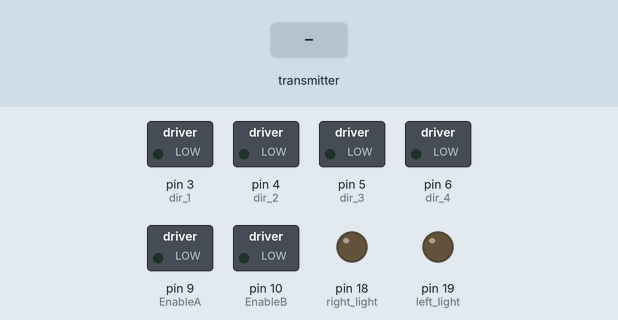
This sketch was run on a simulated Arduino Uno, built with avr-gcc and run on an emulated ATmega328P. Parts: switched loads named in the sketch (green lamp = pin HIGH), output pins drawn as LEDs (lit = HIGH). The test bench sets the inputs (shaded band). No radio packets arrive unless stated.

Above: at 1.2 s.
1.3 s: the transmitter starts sending left = 0
At 1.9 s:
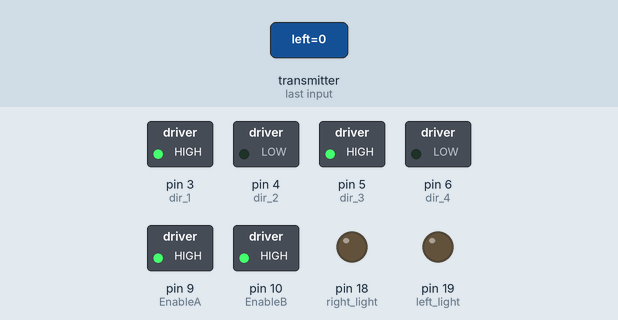
2.8 s: the transmitter starts sending right = 256
At 4.0 s:
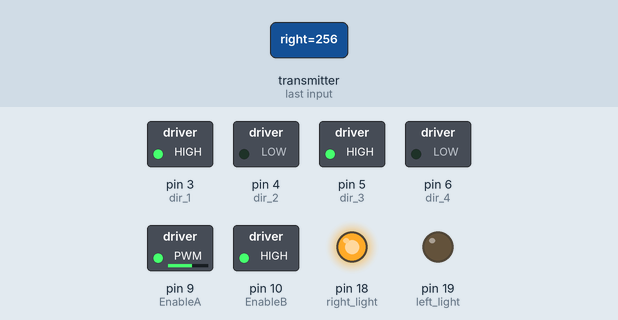
4.3 s: the transmitter starts sending left = 256
At 5.4 s:
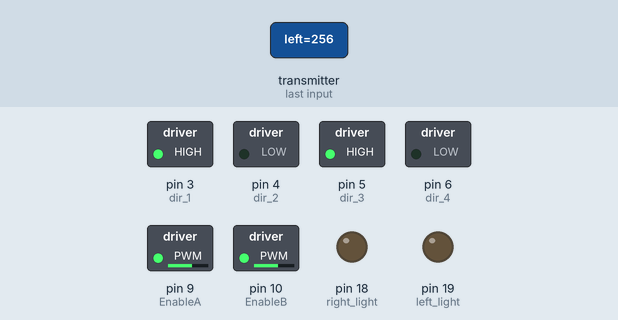
5.8 s: the transmitter starts sending right = 0
At 6.5 s:
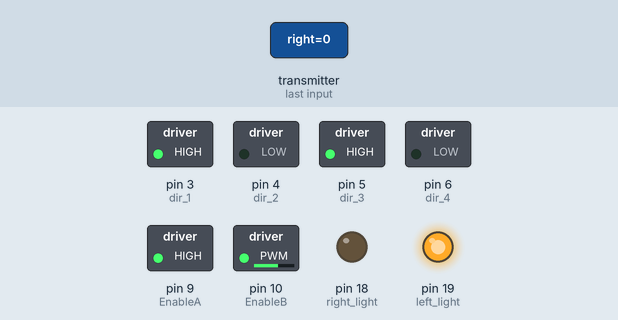
7.3 s: the transmitter starts sending left = 512
At 7.7 s:
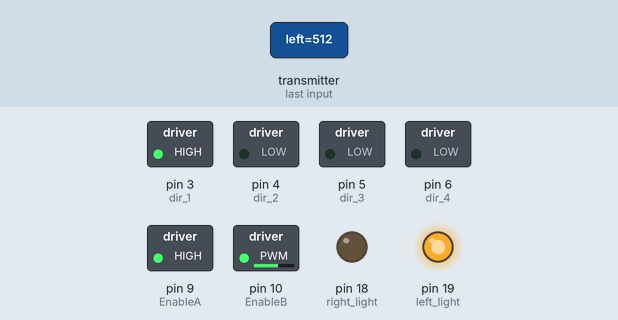
8.8 s: the transmitter starts sending right = 512
At 10.0 s:
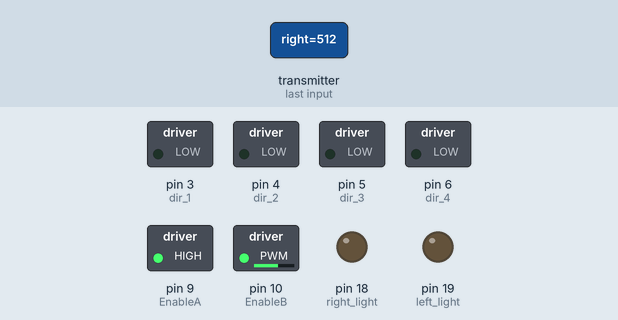
Timing chart, 0 to 11.3 s (numbered marks = the images above; inputs shaded):
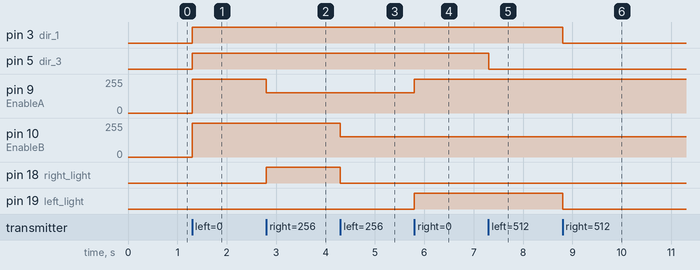

The sketch:

Radio_Receiver.ino
```cpp
#include <SPI.h>
#include <nRF24L01.h>
#include <RF24.h>

RF24 radio(7, 8); // CE, CNS
const byte address[6] = {"00001"};

//Define pin numbers
int EnableA = 9;
int dir_1 = 3;
int dir_2 = 4;
int EnableB = 10;
int dir_3 = 5;
int dir_4 = 6;
int left_light = 19;
int right_light = 18;

struct S_y_value{
  int left;
  int right;
};
S_y_value y_value;

void setup() {
  radio.begin();
  radio.openReadingPipe(0, address);
  radio.setPALevel(RF24_PA_MIN);
  radio.startListening();
  pinMode(EnableA, OUTPUT);
  pinMode(EnableB, OUTPUT);
  pinMode(dir_1, OUTPUT);
  pinMode(dir_2, OUTPUT);
  pinMode(dir_3, OUTPUT);
  pinMode(dir_4, OUTPUT);
  pinMode(left_light, OUTPUT);
  pinMode(right_light, OUTPUT);
}

void loop() {
  if (radio.available()){
  //Get joystick data from controller
   radio.read(&y_value, sizeof(y_value));
   /*Joystick transmits values between 0 and 1023. In this case,
   values between (0,480) result in forward movement, values
   between (480,520) result in no movement and values between
   (520,1023) result in backward movement
   */
   if (y_value.right < 480){
    digitalWrite(dir_1, HIGH);
    digitalWrite(dir_2, LOW);
    analogWrite(EnableA, map(y_value.right, 480, 0, 60, 255));
   }
   else if (y_value.right > 520){
    digitalWrite(dir_1, LOW);
    digitalWrite(dir_2, HIGH);
    analogWrite(EnableA, map(y_value.right, 520, 1023, 60, 255));
   }
   else{
    digitalWrite(dir_1, LOW);
    digitalWrite(dir_2, LOW);
   }

   if (y_value.left < 480){
    digitalWrite(dir_3, HIGH);
    digitalWrite(dir_4, LOW);
    analogWrite(EnableB, map(y_value.left, 480, 0, 60, 255));
   }
   else if (y_value.left > 520){
    digitalWrite(dir_3, LOW);
    digitalWrite(dir_4, HIGH);
    analogWrite(EnableB, map(y_value.left, 520, 1023, 60, 255));
   }
   else{
    digitalWrite(dir_3, LOW);
    digitalWrite(dir_4, LOW);
  }

  //Make sure right motor is not rotating backwards, but faster than left motor (with margin of 20)
  if (y_value.right < 520 && y_value.right < y_value.left - 20){
    digitalWrite(left_light, HIGH);
    digitalWrite(right_light, LOW);
  }
  else if (y_value.left < 520 && y_value.left < y_value.right - 20){
    digitalWrite(left_light, LOW);
    digitalWrite(right_light, HIGH);
  }
  else{
    digitalWrite(left_light, LOW);
    digitalWrite(right_light, LOW);
  }
 }
}
```

Measured:
- after the input at 1.3 s, pin 3 (dir_1), pin 5 (dir_3): LOW → HIGH at once; pin 9 (EnableA), pin 10 (EnableB): 0/255 → 255/255 at once
- after the input at 2.8 s, pin 9 (EnableA): 255/255 → 151/255 at once; pin 18 (right_light): LOW → HIGH at once
- after the input at 4.3 s, pin 10 (EnableB): 255/255 → 151/255 at once; pin 18 (right_light): HIGH → LOW at once
- after the input at 5.8 s, pin 9 (EnableA): 151/255 → 255/255 at once; pin 19 (left_light): LOW → HIGH at once
- after the input at 7.3 s, pin 5 (dir_3): HIGH → LOW at once
- after the input at 8.8 s, pin 3 (dir_1), pin 19 (left_light): HIGH → LOW at once
